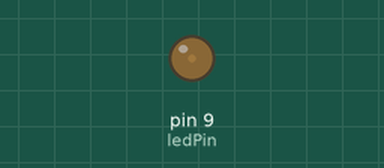
Simulated run of this sketch. Board: Arduino Uno, built with avr-gcc and run on an emulated ATmega328P. Shown: output pins drawn as LEDs (lit = HIGH).

Above: at 0.05 s.
At 0.95 s:
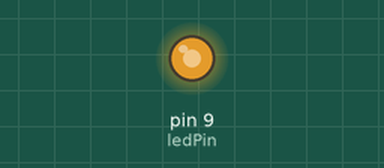
At 1.35 s:
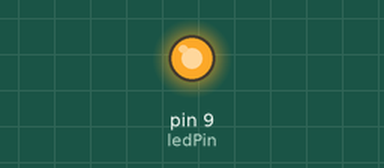
At 2.7 s:
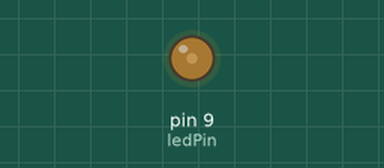
Timing chart, 0 to 8.0 s (numbered marks = the images above):
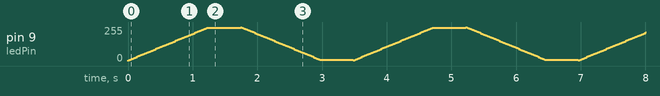

The sketch:

sketch_fade.ino
```cpp
int ledPin = 9;  // PWM-fähiger Pin
int minBrightness = 6;
int slowBrightness = 50;
int brightness = minBrightness;
int maxBrightness = 254;
int fadeAmount = 4;  // Änderung pro Schritt
int fadeDirection = 1;

void setup() {
  // Serial.begin(38400);
  pinMode(ledPin, OUTPUT);
}

void loop() {
  analogWrite(ledPin, brightness);
  // Serial.println(brightness);
  brightness += fadeAmount * fadeDirection;

  if (brightness == minBrightness || brightness == maxBrightness) {
    fadeDirection = 0 - fadeDirection;  // Richtung umkehren
  }

  if(brightness <= slowBrightness) {
    // fadeAmount = 2;
  } else {
    // fadeAmount = 4;
  }

  if (brightness == minBrightness || brightness == maxBrightness) {
    // kurze Aus-Phase
    // analogWrite(ledPin, minBrightness);
    delay(500);
  }

  delay(20);  // Geschwindigkeit der Änderung
}
```
